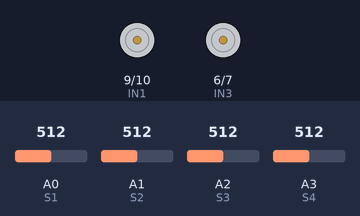
Bench run of a sketch on a simulated Arduino Uno, built with avr-gcc and run on an emulated ATmega328P. Parts: motor-driver pin pairs drawn as motors (green arrow = first pin HIGH = forward, orange = second pin HIGH = backward, longer = more drive, scaled by the enable pin). Inputs (shaded band) come from the test bench; at power-on: A1 (S2) = 512, A0 (S1) = 512, A2 (S3) = 512, A3 (S4) = 512. What the sketch prints to the serial monitor is not drawn.

Above: at 11.2 s.
11.3 s: A1 (S2) set to 531
12.9 s: A0 (S1) set to 524
At 14.1 s:
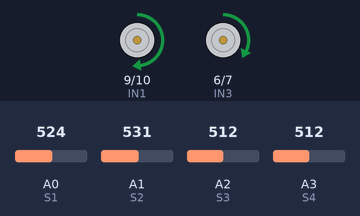
14.4 s: A1 (S2) set to 490
At 14.8 s:
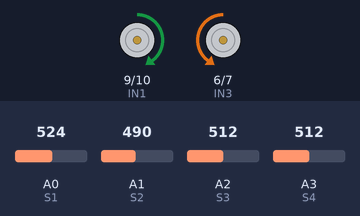
17.4 s: A2 (S3) set to 521
18.9 s: A3 (S4) set to 716
At 19.6 s:
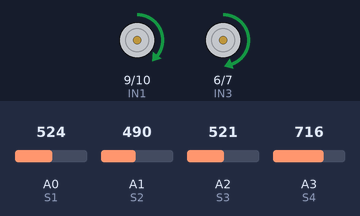
20.5 s: A0 (S1) set to 490
At 21.1 s:
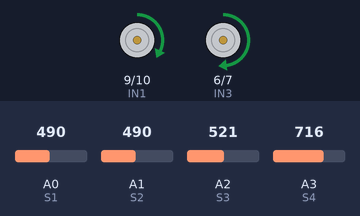
Timing chart, 0 to 23.0 s (numbered marks = the images above; inputs shaded):
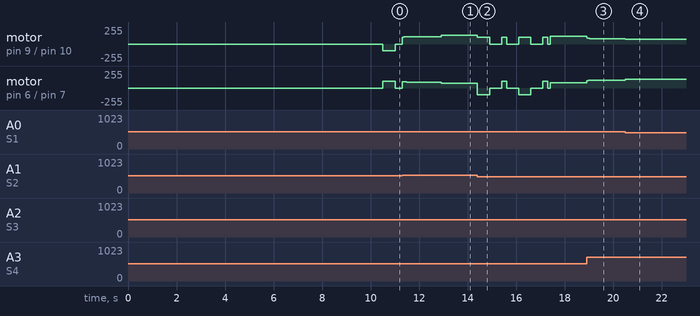

Measured:
- the behaviour switches between 512 and 513 on A0 (S1) (found by bisection; images 0 and 1)
- after the input at 12.9 s, motor on pin 9 (IN1) / pin 10 (IN2): forward 109/255 → forward 130/255 at once; motor on pin 6 (IN3) / pin 7 (IN4): forward 90/255 → forward 70/255 at once
- after the input at 18.9 s, motor on pin 9 (IN1) / pin 10 (IN2): moves from forward 117/255 to forward 82/255 over 0.12 s, starting at once; motor on pin 6 (IN3) / pin 7 (IN4): moves from forward 82/255 to forward 117/255 over 0.12 s, starting at once
- after the input at 20.5 s, motor on pin 9 (IN1) / pin 10 (IN2): forward 82/255 → forward 70/255 at once; motor on pin 6 (IN3) / pin 7 (IN4): forward 117/255 → forward 130/255 at once

The sketch:

Carr_line_traking.ino
```cpp
// Definiciones de pines
#define S1 A0  // Sensor 1 (izquierda)
#define S2 A1  // Sensor 2
#define S3 A2  // Sensor 3
#define S4 A3  // Sensor 4 (derecha)
#define IN1 9  // Motor izquierdo, entrada 1
#define IN2 10 // Motor izquierdo, entrada 2
#define ENA 5  // Motor izquierdo, PWM velocidad
#define IN3 6  // Motor derecho, entrada 1
#define IN4 7  // Motor derecho, entrada 2
#define ENB 11 // Motor derecho, PWM velocidad

float Kp_base = 25.0;
float Ki = 0.1;
float Kd_base = 15.0;
float Kp = Kp_base;
float Kd = Kd_base;
float error = 0, previousError = 0, integral = 0, derivative = 0;
float setpoint = 1.5;
int baseSpeed = 100;
int maxSpeed = 200;
int minSpeed = 0;
const float integralLimit = 50.0;

int sensorThreshold = 500;
int sensorValues[4];
bool digitalValues[4];

bool intersectionDetected = false;
unsigned long intersectionTime = 0;
const int intersectionDelay = 500;

#define MAX_INTERSECTIONS 20
char pathHistory[MAX_INTERSECTIONS];
int pathIndex = 0;
int leftCount = 0, rightCount = 0, straightCount = 0;

int sensorMin[4] = {1023, 1023, 1023, 1023};
int sensorMax[4] = {0, 0, 0, 0};

void setup() {
  pinMode(S1, INPUT);
  pinMode(S2, INPUT);
  pinMode(S3, INPUT);
  pinMode(S4, INPUT);
  pinMode(IN1, OUTPUT);
  pinMode(IN2, OUTPUT);
  pinMode(IN3, OUTPUT);
  pinMode(IN4, OUTPUT);
  pinMode(ENA, OUTPUT);
  pinMode(ENB, OUTPUT);

  Serial.begin(9600);

  Serial.println("Calibrando sensores... Mueve el carro sobre la línea y fondo blanco.");
  unsigned long startTime = millis();
  while (millis() - startTime < 10000) {
    sensorValues[0] = analogRead(S1);
    sensorValues[1] = analogRead(S2);
    sensorValues[2] = analogRead(S3);
    sensorValues[3] = analogRead(S4);

    for (int i = 0; i < 4; i++) {
      if (sensorValues[i] < sensorMin[i]) sensorMin[i] = sensorValues[i];
      if (sensorValues[i] > sensorMax[i]) sensorMax[i] = sensorValues[i];
    }
  }
  sensorThreshold = (sensorMin[0] + sensorMax[0]) / 2;
  Serial.println("Calibración completa.");
}

void loop() {
  readSensors();
  if (isIntersection()) {
    handleIntersection();
  } else if (isLineLost()) {
    stopMotors();
  } else {
    followLine();
  }
}

void readSensors() {
  sensorValues[0] = analogRead(S1);
  sensorValues[1] = analogRead(S2);
  sensorValues[2] = analogRead(S3);
  sensorValues[3] = analogRead(S4);
  for (int i = 0; i < 4; i++) {
    digitalValues[i] = sensorValues[i] > sensorThreshold ? 0 : 1;
  }
}

bool isIntersection() {
  return (digitalValues[0] && digitalValues[1] && digitalValues[2] && digitalValues[3]) ||
         (digitalValues[1] && digitalValues[2] && digitalValues[3]);
}

bool isLineLost() {
  return (!digitalValues[0] && !digitalValues[1] && !digitalValues[2] && !digitalValues[3]);
}

void handleIntersection() {
  if (!intersectionDetected) {
    intersectionDetected = true;
    intersectionTime = millis();
    stopMotors();
  }
  if (millis() - intersectionTime > intersectionDelay) {
    char decision = chooseDirection();
    if (decision == 'L') {
      turnLeft();
      delay(500);
    } else if (decision == 'R') {
      turnRight();
      delay(500);
    } else {
      goStraight();
      delay(200);
    }
    if (pathIndex < MAX_INTERSECTIONS) {
      pathHistory[pathIndex++] = decision;
      if (decision == 'L') leftCount++;
      else if (decision == 'R') rightCount++;
      else straightCount++;
    }
    intersectionDetected = false;
  }
}

char chooseDirection() {
  int minCount = min(leftCount, min(rightCount, straightCount));
  if (minCount == leftCount && digitalValues[0]) return 'L';
  if (minCount == rightCount && digitalValues[3]) return 'R';
  return 'S';
}

void followLine() {
  float position = 0;
  int sensorCount = 0;
  for (int i = 0; i < 4; i++) {
    if (digitalValues[i]) {
      position += i;
      sensorCount++;
    }
  }
  if (sensorCount > 0) {
    position /= sensorCount;
  } else {
    position = setpoint;
  }

  error = position - setpoint;

  if (abs(error) > 1.0) {
    Kp = Kp_base * 1.5;
    Kd = Kd_base * 0.8;
  } else {
    Kp = Kp_base;
    Kd = Kd_base * 1.2;
  }

  integral += error;
  integral = constrain(integral, -integralLimit, integralLimit);

  derivative = error - previousError;
  float correction = Kp * error + Ki * integral + Kd * derivative;
  previousError = error;

  int leftSpeed = baseSpeed + correction;
  int rightSpeed = baseSpeed - correction;

  leftSpeed = constrain(leftSpeed, minSpeed, maxSpeed);
  rightSpeed = constrain(rightSpeed, minSpeed, maxSpeed);

  setMotorSpeed(leftSpeed, rightSpeed);
}

void setMotorSpeed(int leftSpeed, int rightSpeed) {
  if (leftSpeed >= 0) {
    digitalWrite(IN1, HIGH);
    digitalWrite(IN2, LOW);
  } else {
    digitalWrite(IN1, LOW);
    digitalWrite(IN2, HIGH);
    leftSpeed = -leftSpeed;
  }

  if (rightSpeed >= 0) {
    digitalWrite(IN3, HIGH);
    digitalWrite(IN4, LOW);
  } else {
    digitalWrite(IN3, LOW);
    digitalWrite(IN4, HIGH);
    rightSpeed = -rightSpeed;
  }

  analogWrite(ENA, leftSpeed);
  analogWrite(ENB, rightSpeed);
}

void stopMotors() {
  digitalWrite(IN1, LOW);
  digitalWrite(IN2, LOW);
  digitalWrite(IN3, LOW);
  digitalWrite(IN4, LOW);
  analogWrite(ENA, 0);
  analogWrite(ENB, 0);
}

void turnRight() {
  digitalWrite(IN1, HIGH);
  digitalWrite(IN2, LOW);
  digitalWrite(IN3, LOW);
  digitalWrite(IN4, HIGH);
  analogWrite(ENA, baseSpeed);
  analogWrite(ENB, baseSpeed);
}

void turnLeft() {
  digitalWrite(IN1, LOW);
  digitalWrite(IN2, HIGH);
  digitalWrite(IN3, HIGH);
  digitalWrite(IN4, LOW);
  analogWrite(ENA, baseSpeed);
  analogWrite(ENB, baseSpeed);
}

void goStraight() {
  digitalWrite(IN1, HIGH);
  digitalWrite(IN2, LOW);
  digitalWrite(IN3, HIGH);
  digitalWrite(IN4, LOW);
  analogWrite(ENA, baseSpeed);
  analogWrite(ENB, baseSpeed);
}
```
